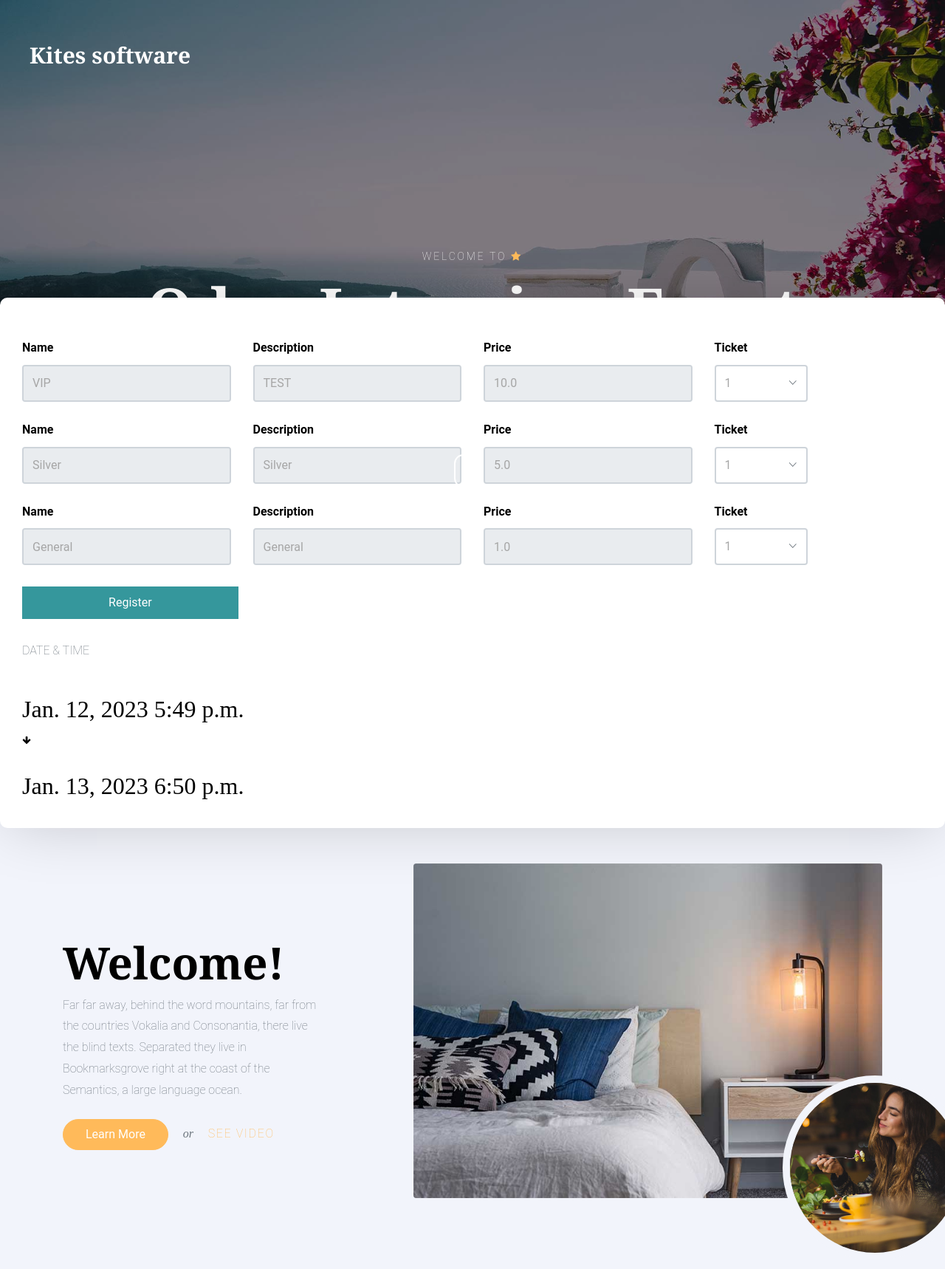
Screenshot of /event_website?slug=h-odoo-interview-event with the database file from the repository.
### myapp/models.py (models this page shows, shortened)
class common(models.Model):  # COMM0N
    dt = models.DateField(auto_now=True)
    tm = models.TimeField(auto_now=True)
    updated = models.DateTimeField(default=timezone.now)
    status = models.CharField(max_length=255, null=True)
    created_by = models.ForeignKey(User,on_delete=models.CASCADE,related_name="%(app_label)s_%(class)s_ownership", null=True)
    class Meta:
        abstract = True

class event_Creation(common):
    name = models.CharField(max_length=25,null=True)
    start_date = models.DateField(null=True)
    start_time = models.TimeField(null=True)
    end_date = models.DateField(null=True)
    end_time = models.TimeField(null=True)
    image = models.FileField(upload_to='event_image',null=True)
    organizer = models.CharField(max_length=25,null=True)
    responsible = models.CharField(max_length=25,null=True)
    responsible_person_no = models.CharField(max_length=25,null=True)
    company = models.CharField(max_length=25,null=True)
    company_id = models.ForeignKey(company_Master,related_name='event_Creation_company_id',null=True,on_delete=models.CASCADE)
    venue = models.TextField(null=True)
    exhibition_map = models.FileField(upload_to='exhibition_map',null=True)
    limit_registrations = models.BooleanField(default=False)
    limit_registration_no = models.IntegerField(null=True)
    category_id = models.ForeignKey(event_Category,related_name='event_Creation_category_id',null=True,on_delete=models.CASCADE)
    slug = models.SlugField(max_length=255, unique=True)

class company_Master(models.Model):
    company_name = models.CharField(max_length=25,null=True)
    auth_user_id = models.ForeignKey(User,on_delete=models.CASCADE,related_name="company_Master_auth_id", null=True)

class Event_ticket(common):
    event_id = models.ForeignKey(event_Creation,related_name='Event_ticket_event_id',null=True,on_delete=models.CASCADE)
    name = models.CharField(max_length=25,null=True)
    description = models.CharField(max_length=25,null=True)
    product = models.CharField(max_length=25,null=True)
    price = models.FloatField(null=True)
    sale_start_dt = models.DateField(null=True)
    sale_end_dt =  models.DateField(null=True)
    maximum = models.IntegerField(null=True)
    confirmed = models.IntegerField(null=True)
    unconfirmed = models.IntegerField(null=True)

### myapp/views.py (the view)
# urls.py: path('event_website',views.event_website,name='event_website'),
def event_website(request):
    slug = request.GET.get("slug")
    print("slug::::",str(slug))
    data = event_Creation.objects.get(slug=slug)
    context = {
        'data':data
    }
    return render(request,'event_website.html',context)

### myapp/templates/event_website.html (shortened to what this page needs)
<!DOCTYPE HTML>
{% load static %}
<html>
  <head>
    <link rel="stylesheet" href="../static/website/css/bootstrap.min.css">
    <link rel="stylesheet" href="../static/website/css/animate.css">
    <link rel="stylesheet" href="../static/website/css/owl.carousel.min.css">
    <link rel="stylesheet" href="../static/website/css/aos.css">
    <link rel="stylesheet" href="../static/website/css/bootstrap-datepicker.css">
    <link rel="stylesheet" href="../static/website/css/jquery.timepicker.css">
    <link rel="stylesheet" href="../static/website/css/fancybox.min.css">
    <link rel="stylesheet" href="fonts/ionicons/css/ionicons.min.css">
    <link rel="stylesheet" href="fonts/fontawesome/css/font-awesome.min.css">
    <link rel="stylesheet" href="../static/website/css/style.css">
  </head>
  <body>
    <header class="site-header js-site-header">
      <div class="container-fluid">
        <div class="row align-items-center">
          <div class="col-6 col-lg-4 site-logo" data-aos="fade"><a href="">{{data.company_id.company_name}}</a></div>
          <div class="col-6 col-lg-8">
          </div>
        </div>
      </div>
    </header>
    <section  class="site-hero overlay" style="background-image: url(../static/website/images/hero_4.jpg)" data-stellar-background-ratio="0.5">
      <div class="container">
        <div class="row site-hero-inner justify-content-center align-items-center">
          <div class="col-md-10 text-center" data-aos="fade-up">
            <span class="custom-caption text-uppercase text-white d-block  mb-3">Welcome To  <span class="fa fa-star text-primary"></span>   </span>
            <h1 class="heading">
            </h1>
          </div>
        </div>
      </div>
      <a class="mouse smoothscroll" href="#next">
        <div class="mouse-icon">
          <span class="mouse-wheel"></span>
        </div>
      </a>
    </section>
    <section class="section bg-light pb-0"  >
      <div class="container-fluid">
        <div class="row check-availabilty" id="next" style="    margin-top: -509px!important;">
          <div class="block-32" data-aos="fade-up" data-aos-offset="-200">
            <form action="#">
                {% for i in data.Event_ticket_event_id.all %}
              <div class="row mt-4">
                <div class="col-md-6 mb-3 mb-lg-0 col-lg-3">
                  <label for="checkin_date" class="font-weight-bold text-black">Name</label>
                  <div class="field-icon-wrap">
                    <input type="text" id="" readonly class="form-control" value="{{i.name}}">
                  </div>
                </div>
                <div class="col-md-6 mb-3 mb-lg-0 col-lg-3">
                  <label for="checkout_date" class="font-weight-bold text-black">Description</label>
                  <div class="field-icon-wrap">
                    <input type="text" id="" class="form-control" value="{{i.description}}" readonly>
                  </div>
                </div>
                <div class="col-md-6 mb-3 mb-lg-0 col-lg-3">
                    <label for="checkout_date" class="font-weight-bold text-black">Price</label>
                    <div class="field-icon-wrap">
                      <input type="text" id="" class="form-control" value="{{i.price}}" readonly>
                    </div>
                  </div>
                <div class="col-md-6 mb-3 mb-md-0 col-lg-3">
                  <div class="row">
                    <div class="col-md-6 mb-3 mb-md-0">
                      <label for="adults" class="font-weight-bold text-black">Ticket</label>
                      <div class="field-icon-wrap">
                        <div class="icon"><span class="ion-ios-arrow-down"></span></div>
                        <select name="" id="adults" class="form-control">
                          <option value="">1</option>
                        </select>
                      </div>
                    </div>
                  </div>
                </div>
              </div>
{% endfor %}
<div class="mt-8">
    <br>
    <button style="width: 24%;
    border-radius: 0px;
    color: white;
    background: #35979c;
    border: none;" type="submit" class="btn btn-primary btn-block a-submit" id="9">
                                Register
                            </button>
                            <br>
                            <p>DATE & TIME</p>
                            <br>
                            <h2>{{data.start_date}} {{data.start_time}}</h2>
                        <img style="    width: 1%;" src="../static/arrow.png">
                        <br> <br>
                        <h2>{{data.end_date}} {{data.end_time}}</h2>
</div>
            </form>
          </div>
        </div>
      </div>
    </section>
    <section class="py-5 bg-light">
      <div class="container">
        <div class="row align-items-center">
          <div class="col-md-12 col-lg-7 ml-auto order-lg-2 position-relative mb-5" data-aos="fade-up">
            <figure class="img-absolute">
              <img src="../static/website/images/food-1.jpg" alt="Image" class="img-fluid">
            </figure>
            <img src="../static/website/images/img_1.jpg" alt="Image" class="img-fluid rounded">
          </div>
          <div class="col-md-12 col-lg-4 order-lg-1" data-aos="fade-up">
            <h2 class="heading">Welcome!</h2>
            <p class="mb-4">Far far away, behind the word mountains, far from the countries Vokalia and Consonantia, there live the blind texts. Separated they live in Bookmarksgrove right at the coast of the Semantics, a large language ocean.</p>
            <p><a href="#" class="btn btn-primary text-white py-2 mr-3">Learn More</a> <span class="mr-3 font-family-serif"><em>or</em></span> <a href="https://vimeo.com/channels/staffpicks/93951774"  data-fancybox class="text-uppercase letter-spacing-1">See video</a></p>
          </div>
        </div>
      </div>
    </section>
  </body>
</html>

### myapp/static/website/css/style.css (style rules this page uses)
body { background: #fff; font-family: "Roboto", arial, sans-serif; font-weight: 200; font-size: 16px; line-height: 1.8; color: #6c757d; position: relative; }
a { -webkit-transition: .3s all ease; -o-transition: .3s all ease; transition: .3s all ease; text-decoration: none; }
h1, h2, h3, h4, h5 { color: #000; font-family: "Playfair Display", times, serif; }
.font-family-serif { font-family: "Playfair Display", times, serif; }
.bg-light { background: #f2f4fb !important; }
.container-fluid { max-width: 1600px; }
.btn { padding-left: 30px; padding-right: 30px; padding-top: 10px; padding-bottom: 10px; border-radius: 50px; }
.btn, .form-control { outline: none; -webkit-box-shadow: none !important; box-shadow: none !important; }
.form-control { -webkit-box-shadow: none !important; box-shadow: none !important; height: 50px; border-width: 2px; }
.site-header { position: fixed; top: 0; width: 100%; padding: 60px 0; z-index: 2; -webkit-transition: .3s all ease-in-out; -o-transition: .3s all ease-in-out; transition: .3s all ease-in-out; }
.site-logo { padding-left: 40px; }
.site-logo a { font-size: 30px; color: #fff; font-weight: bold; line-height: 1; font-family: "Playfair Display", times, serif; }
.site-hero { background-size: cover; height: 100vh; min-height: 700px; width: 100%; position: relative; }
.site-hero .heading { font-family: "Playfair Display", times, serif; font-weight: bold; }
.site-hero.overlay:before { background: rgba(0, 0, 0, 0.45); content: ""; position: absolute; height: 100vh; min-height: 700px; top: 0; left: 0; bottom: 0; right: 0; }
.site-hero-inner { height: 100vh; min-height: 700px; }
.site-hero-inner .heading { font-size: 80px; font-family: "Playfair Display", times, serif; color: #fff; line-height: 1; font-weight: bold; }
.section { padding: 7em 0; }
.heading-serif, .heading, .testimonial-section .heading, .slider-section .heading, .blog-post-entry .heading { font-size: 60px; font-family: "Playfair Display", times, serif; font-weight: 700; }
.mouse { width: 100px; display: inline-block; position: absolute; left: 50%; bottom: 140px; z-index: 1; -webkit-transform: translateX(-25%); -ms-transform: translateX(-25%); transform: translateX(-25%); }
.mouse-icon { width: 25px; height: 45px; border: 2px solid white; border-radius: 15px; cursor: pointer; position: relative; text-align: center; }
.mouse-wheel { height: 6px; margin: 2px auto 0; display: block; width: 3px; background-color: white; border-radius: 50%; -webkit-animation: 1.6s ease infinite wheel-up-down; -moz-animation: 1.6s ease infinite wheel-up-down; animation: 1.6s ease infinite wheel-up-down; }
.field-icon-wrap { position: relative; }
.field-icon-wrap .form-control { position: relative; padding-right: 40px; -webkit-box-shadow: none !important; box-shadow: none !important; color: #a6a6a6; }
.field-icon-wrap .icon { position: absolute; top: 50%; -webkit-transform: translateY(-50%); -ms-transform: translateY(-50%); transform: translateY(-50%); right: 15px; z-index: 2; }
.field-icon-wrap select { -webkit-appearance: none; -moz-appearance: none; appearance: none; width: 100%; }
.block-32 { background: #fff; padding: 30px; -webkit-box-shadow: 0 2px 80px -10px rgba(0, 0, 0, 0.2); box-shadow: 0 2px 80px -10px rgba(0, 0, 0, 0.2); width: 100%; }
.block-32 .field-icon-wrap { position: relative; }
.block-32 .field-icon-wrap .form-control { position: relative; padding-right: 40px; -webkit-box-shadow: none !important; box-shadow: none !important; color: #a6a6a6; }
.block-32 .field-icon-wrap .icon { position: absolute; top: 50%; -webkit-transform: translateY(-50%); -ms-transform: translateY(-50%); transform: translateY(-50%); right: 15px; z-index: 2; }
.block-32 .field-icon-wrap select { -webkit-appearance: none; -moz-appearance: none; appearance: none; width: 100%; }
.text-black { color: #000 !important; }
.check-availabilty { margin-top: -170px; position: relative; }
.check-availabilty .block-32 { background: #fff; border-radius: 10px; }
.letter-spacing-1 { letter-spacing: .1em; }
.custom-caption { font-size: 14px; letter-spacing: .2em; }
.img-absolute { position: absolute; bottom: -100px; right: -100px; }
.img-absolute img { max-width: 250px; border-radius: 50%; border: 10px solid #f2f4fb; }

### rows the page displays
event_Creation: company_id.company_name "Kites software", start_date "Jan. 12, 2023", start_time "5:49 p.m.", end_date "Jan. 13, 2023", end_time "6:50 p.m."
Event_ticket: name "VIP", description "TEST", price "10.0"
Event_ticket: name "Silver", description "Silver", price "5.0"
Event_ticket: name "General", description "General", price "1.0"
